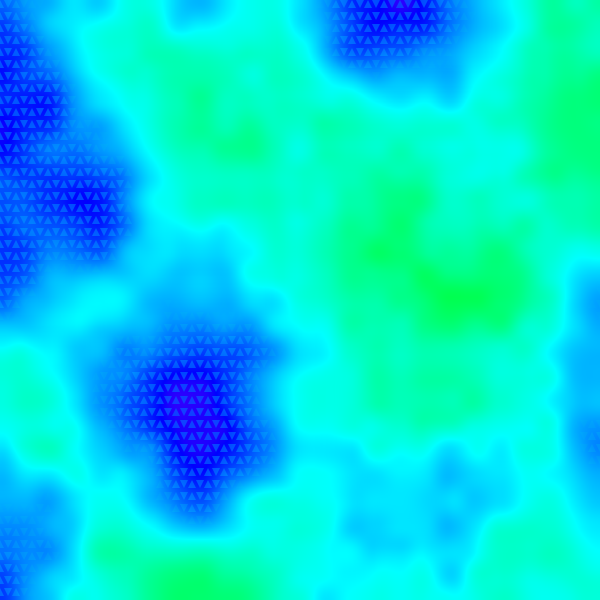
Frame 1 (no input)
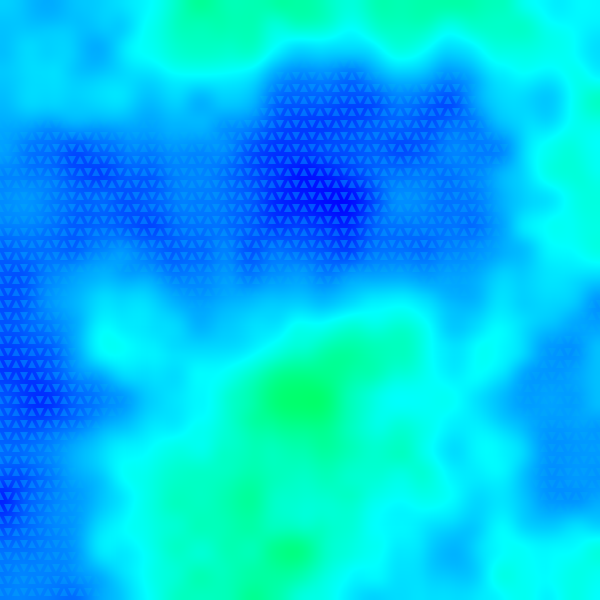
Frame 60 (the mouse pressed at the canvas centre just before this capture)
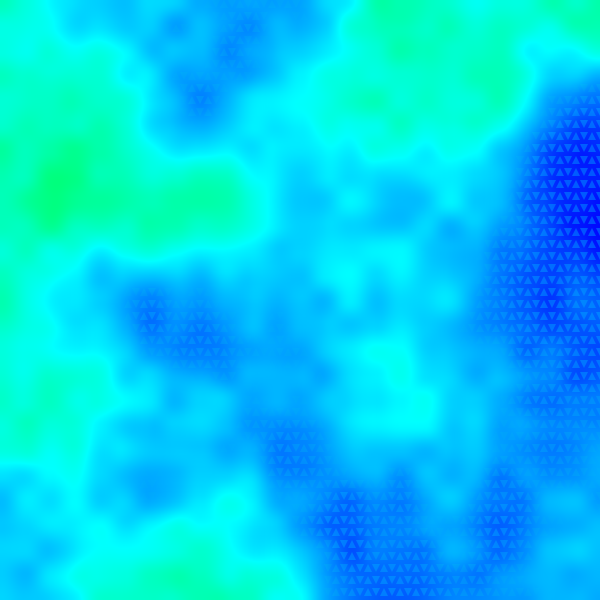
Frame 120 (the mouse held since frame 60 and released just before this capture)

The Processing sketch that drew these frames (run headless with seeded random() and noise(); from frame 60 on, the mouse is pressed at the canvas centre):

// Processing sketch: dot_noise
// ── dot_noise.pde
float aa;
float nstep = 0.005;

float natxy(int x, int y) {
  return noise(
    x * nstep,
    y * nstep,
    aa
  );
}

void setup() {
  size(600, 600);
  colorMode(HSB, 100);
}

void draw() {
  background(255);
  
  loadPixels();
  
  for(int py = 0; py < height; py++) {
    for(int px = 0; px < width; px++) {
      int index = ((py * width) + px);
      
      float n = natxy(px, py);
      
      pixels[ index ] = color(map(n, 0, 1, 30, 80), 100, 100);
    }
  }
  
  updatePixels();
  
  
  
  int spacing = 4;
  int ts = 8;   // triangle size
  
  int cellW = (width / ts);
  int cellH = (height / (ts + spacing));
  
  int num_x = (ceil( cellW ) + 1);
  int num_y = (ceil( cellH ) + 1);
  
  boolean upsideDown = true;
  
  for(float y = 0; y < num_y; y++) {
    for(float x = 0; x < num_x; x++) {
      if(x == 0) {
        upsideDown = ((y % 1) == 1);
      } else {
        upsideDown = !upsideDown;
      }
      
      PVector left, middle, right;
      
      float offx = (ts * x) - (ts / 2);
      float offy = ((ts + spacing) * y) - (ts / 2) + spacing;
      
      if(upsideDown) {
        left = new PVector(
          offx,
          offy
        );
        
        middle = new PVector(
          offx + ts/2,
          offy + ts
        );
        
        right = new PVector(
          offx + ts,
          offy
        );
      } else {
        left = new PVector(
          offx,
          offy + ts
        );
        
        middle = new PVector(
          offx + ts/2,
          offy
        );
        
        right = new PVector(
          offx + ts,
          offy + ts
        );
      }
      
      // play around with triangle color
      float tnoise = natxy( round(offx + ts/2), round(offy + ts/2) );
      noStroke();
      fill(color(map(tnoise, 0, 1, 20, 70), 100, 100, map(tnoise, 0.5, 1, 0, 100)));
      
      beginShape();
      
      vertex(left.x, left.y);
      vertex(middle.x, middle.y);
      vertex(right.x, right.y);
      vertex(left.x, left.y);
      
      endShape();
      
    }
  }
  
  aa += 0.02;
}
